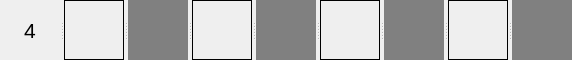
     <widget class="QSplitter" name="splitter_5">
      <property name="orientation">
       <enum>Qt::Horizontal</enum>
      </property>
      <widget class="QLabel" name="label_77">
       <property name="minimumSize">
        <size>
         <width>60</width>
         <height>60</height>
        </size>
       </property>
       <property name="maximumSize">
        <size>
         <width>60</width>
         <height>60</height>
        </size>
       </property>
       <property name="baseSize">
        <size>
         <width>60</width>
         <height>60</height>
        </size>
       </property>
       <property name="font">
        <font>
         <family>Arial</family>
         <pointsize>16</pointsize>
        </font>
       </property>
       <property name="layoutDirection">
        <enum>Qt::LeftToRight</enum>
       </property>
       <property name="text">
        <string>4</string>
       </property>
       <property name="alignment">
        <set>Qt::AlignCenter</set>
       </property>
      </widget>
      <widget class="QLabel" name="cell30">
       <property name="minimumSize">
        <size>
         <width>60</width>
         <height>60</height>
        </size>
       </property>
       <property name="maximumSize">
        <size>
         <width>60</width>
         <height>60</height>
        </size>
       </property>
       <property name="baseSize">
        <size>
         <width>60</width>
         <height>60</height>
        </size>
       </property>
       <property name="layoutDirection">
        <enum>Qt::LeftToRight</enum>
       </property>
       <property name="autoFillBackground">
        <bool>false</bool>
       </property>
       <property name="styleSheet">
        <string notr="true">border: 1px solid black</string>
       </property>
       <property name="text">
        <string/>
       </property>
      </widget>
      <widget class="QLabel" name="cell31">
       <property name="minimumSize">
        <size>
         <width>60</width>
         <height>60</height>
        </size>
       </property>
       <property name="maximumSize">
        <size>
         <width>60</width>
         <height>60</height>
        </size>
       </property>
       <property name="baseSize">
        <size>
         <width>60</width>
         <height>60</height>
        </size>
       </property>
       <property name="layoutDirection">
        <enum>Qt::LeftToRight</enum>
       </property>
       <property name="autoFillBackground">
        <bool>false</bool>
       </property>
       <property name="styleSheet">
        <string notr="true">background-color : grey</string>
       </property>
       <property name="text">
        <string/>
       </property>
      </widget>
      <widget class="QLabel" name="cell32">
       <property name="minimumSize">
        <size>
         <width>60</width>
         <height>60</height>
        </size>
       </property>
       <property name="maximumSize">
        <size>
         <width>60</width>
         <height>60</height>
        </size>
       </property>
       <property name="baseSize">
        <size>
         <width>60</width>
         <height>60</height>
        </size>
       </property>
       <property name="layoutDirection">
        <enum>Qt::LeftToRight</enum>
       </property>
       <property name="autoFillBackground">
        <bool>false</bool>
       </property>
       <property name="styleSheet">
        <string notr="true">border: 1px solid black</string>
       </property>
       <property name="text">
        <string/>
       </property>
      </widget>
      <widget class="QLabel" name="cell33">
       <property name="minimumSize">
        <size>
         <width>60</width>
         <height>60</height>
        </size>
       </property>
       <property name="maximumSize">
        <size>
         <width>60</width>
         <height>60</height>
        </size>
       </property>
       <property name="baseSize">
        <size>
         <width>60</width>
         <height>60</height>
        </size>
       </property>
       <property name="layoutDirection">
        <enum>Qt::LeftToRight</enum>
       </property>
       <property name="autoFillBackground">
        <bool>false</bool>
       </property>
       <property name="styleSheet">
        <string notr="true">background-color : grey</string>
       </property>
       <property name="text">
        <string/>
       </property>
      </widget>
      <widget class="QLabel" name="cell34">
       <property name="minimumSize">
        <size>
         <width>60</width>
         <height>60</height>
        </size>
       </property>
       <property name="maximumSize">
        <size>
         <width>60</width>
         <height>60</height>
        </size>
       </property>
       <property name="baseSize">
        <size>
         <width>60</width>
         <height>60</height>
        </size>
       </property>
       <property name="layoutDirection">
        <enum>Qt::LeftToRight</enum>
       </property>
       <property name="autoFillBackground">
        <bool>false</bool>
       </property>
       <property name="styleSheet">
        <string notr="true">border: 1px solid black</string>
       </property>
       <property name="text">
        <string/>
       </property>
      </widget>
      <widget class="QLabel" name="cell35">
       <property name="minimumSize">
        <size>
         <width>60</width>
         <height>60</height>
        </size>
       </property>
       <property name="maximumSize">
        <size>
         <width>60</width>
         <height>60</height>
        </size>
       </property>
       <property name="baseSize">
        <size>
         <width>60</width>
         <height>60</height>
        </size>
       </property>
       <property name="layoutDirection">
        <enum>Qt::LeftToRight</enum>
       </property>
       <property name="autoFillBackground">
        <bool>false</bool>
       </property>
       <property name="styleSheet">
        <string notr="true">background-color : grey</string>
       </property>
       <property name="text">
        <string/>
       </property>
      </widget>
      <widget class="QLabel" name="cell36">
       <property name="minimumSize">
        <size>
         <width>60</width>
         <height>60</height>
        </size>
       </property>
       <property name="maximumSize">
        <size>
         <width>60</width>
         <height>60</height>
        </size>
       </property>
       <property name="baseSize">
        <size>
         <width>60</width>
         <height>60</height>
        </size>
       </property>
       <property name="layoutDirection">
        <enum>Qt::LeftToRight</enum>
       </property>
       <property name="autoFillBackground">
        <bool>false</bool>
       </property>
       <property name="styleSheet">
        <string notr="true">border: 1px solid black</string>
       </property>
       <property name="text">
        <string/>
       </property>
      </widget>
      <widget class="QLabel" name="cell37">
       <property name="minimumSize">
        <size>
         <width>60</width>
         <height>60</height>
        </size>
       </property>
       <property name="maximumSize">
        <size>
         <width>60</width>
         <height>60</height>
        </size>
       </property>
       <property name="baseSize">
        <size>
         <width>60</width>
         <height>60</height>
        </size>
       </property>
       <property name="layoutDirection">
        <enum>Qt::LeftToRight</enum>
       </property>
       <property name="autoFillBackground">
        <bool>false</bool>
       </property>
       <property name="styleSheet">
        <string notr="true">background-color : grey</string>
       </property>
       <property name="text">
        <string/>
       </property>
      </widget>
     </widget>
